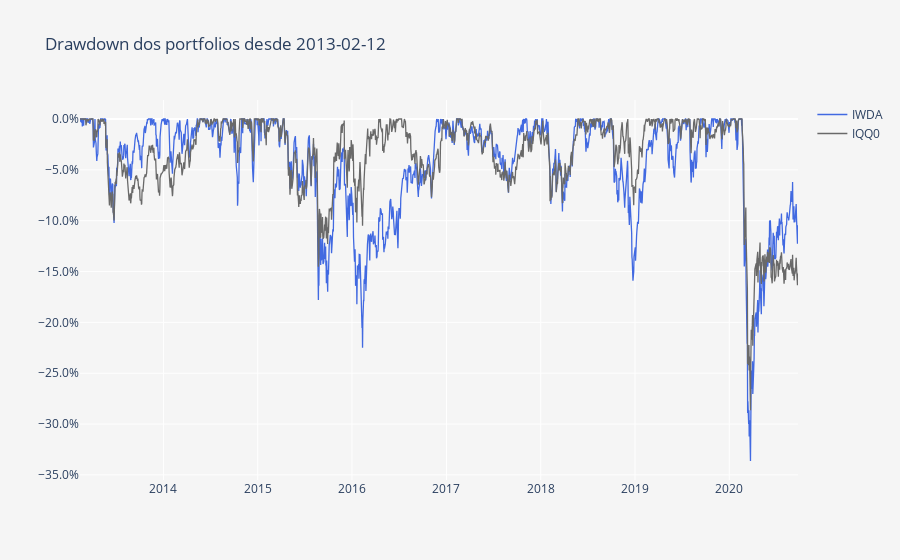

Notebook cell for this chart:
### Markdown cell above
O gráfico acima apresenta a linha de performance de ambos os ETFs. Em baixo podemos ver um pequeno gráfico do diferencial absoluto entre ambos e nos apercebermos facilmente das diferentes performances ao longo do tempo. Podemos observar uma overperformance do IQQ0 em períodos de stress dos mercados accionistas que acaba por ser compensada por uma underperformance quando os mercados estão a subir.

### Code cell
DD = compute_drawdowns(fundos)
DD = DD /100

layout = go.Layout(
    title='Drawdown dos portfolios desde ' + Begin,
    plot_bgcolor='#f5f5f5',
    paper_bgcolor='#f5f5f5',
    xaxis=dict(
        title='',
        showgrid=True,
        titlefont=dict(size=12),
    ),
    yaxis=dict(
        title='',
        showgrid=True,
        zeroline=True, # Adicionar ou não a zero line
        tickformat=".1%" # tickformat=".2%" se quiseres mais casas decimais
    ))

trace0 = go.Scatter(
    x = DD.index,
    y = DD.iloc[:, 0],
    name = 'IWDA',
    line = dict(
        color = 'royalblue',
        width = 1.3)
)

trace1 = go.Scatter(
    x = DD.index,
    y = DD.iloc[:, 1],
    name = 'IQQ0',
    line = dict(
        color = 'dimgrey',
        width = 1.3)
)

data = [trace0, trace1]
        
fig = go.Figure(data=data, layout=layout)
py.iplot(fig)

### Figure 1 — Plotly figure (JSON) as saved in the notebook; plotly's stock layout.template omitted (floating-point values rounded to 4 significant figures; data arrays with more than 128 entries replaced by an {"elided": "..."} marker saying what was removed)
{"data": [{"line": {"color": "royalblue", "width": 1.3}, "name": "IWDA", "type": "scatter", "x": {"elided": "1946 str values"}, "y": {"elided": "1946 float values"}}, {"line": {"color": "dimgrey", "width": 1.3}, "name": "IQQ0", "type": "scatter", "x": {"elided": "1946 str values"}, "y": {"elided": "1946 float values"}}], "layout": {"autosize": true, "paper_bgcolor": "#f5f5f5", "plot_bgcolor": "#f5f5f5", "title": {"text": "Drawdown dos portfolios desde 2013-02-12"}, "xaxis": {"autorange": true, "range": ["2013-02-12", "2020-09-23"], "showgrid": true, "title": {"font": {"size": 12}, "text": ""}, "type": "date"}, "yaxis": {"autorange": true, "range": [-0.355, 0.01868], "showgrid": true, "tickformat": ".1%", "title": {"text": ""}, "type": "linear", "zeroline": true}}}
